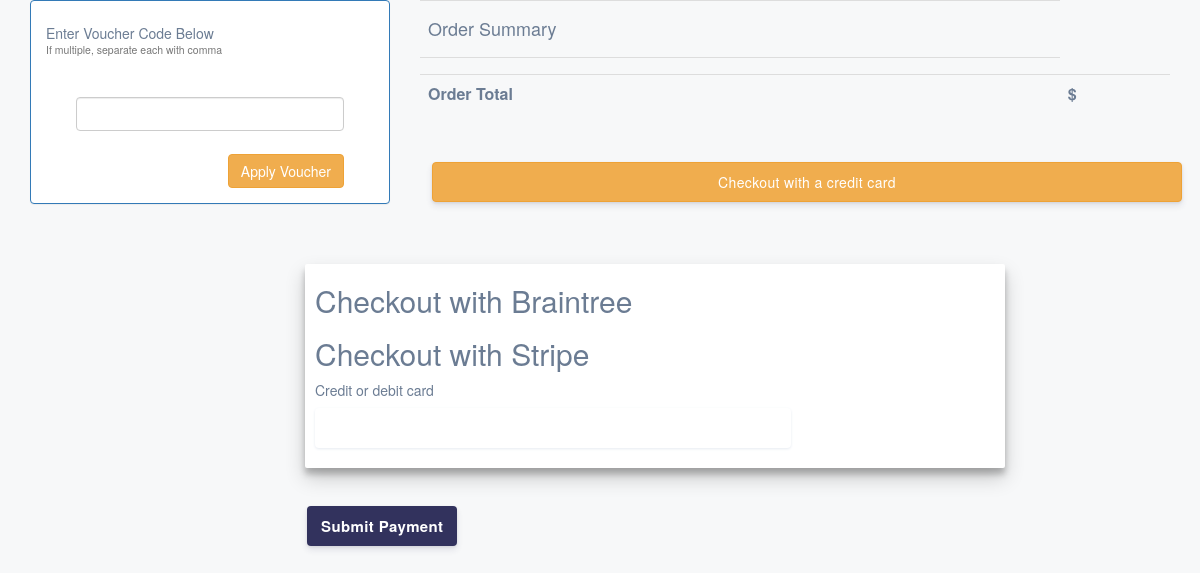
/cart/checkout/ (signed in), run on an earlier commit of the app's database.
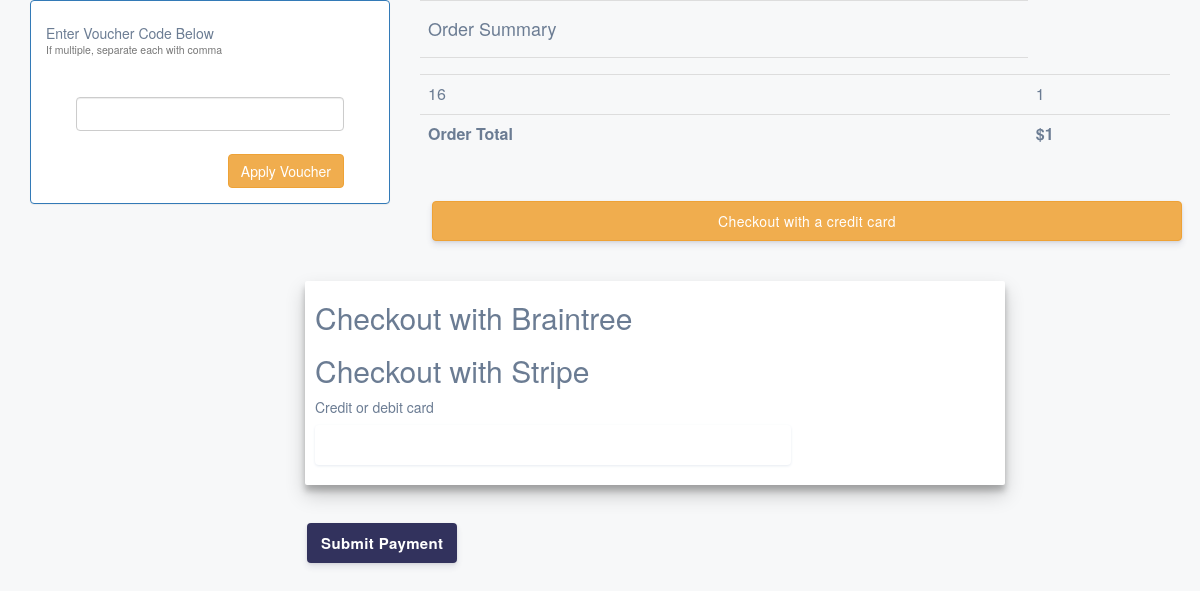
And on a later commit of the database.
### shopping_cart/models.py (models this page shows, shortened)
class OrderItem(models.Model):
    product = models.OneToOneField(Product, on_delete=models.SET_NULL, null=True)
    is_ordered = models.BooleanField(default=False)
    date_added = models.DateTimeField(auto_now=True)
    date_ordered = models.DateTimeField(null=True)
    def __str__(self):
        return '{0}'.format(self.id)

class Order(models.Model):
    ref_code = models.CharField(max_length=15)
    owner = models.ForeignKey(Profile, on_delete=models.SET_NULL, null=True)
    is_ordered = models.BooleanField(default=False)
    items = models.ManyToManyField(OrderItem)
    date_ordered = models.DateTimeField(auto_now=True)
    def get_cart_items(self):
        return self.items.all()
    def get_cart_total(self):
        return sum([item.product.price for item in self.items.all()])

### products/models.py (models this page shows, shortened)
class Product(models.Model):
    country = models.CharField(max_length=50, verbose_name='Страна')
    state = models.CharField(max_length=50, verbose_name='Штат')
    city = models.CharField(max_length=50, verbose_name='Город')
    data = models.CharField(max_length=100, verbose_name='Дата')
    status = models.CharField(max_length=50, verbose_name='Статус')
    number_track = models.CharField(max_length=50, verbose_name='Номер трека')
    price = models.IntegerField()

### shopping_cart/views.py (the view, shortened to what this page needs)
@login_required()
def checkout(request, **kwargs):
    client_token = 1#generate_client_token()
    existing_order = get_user_pending_order(request)
    publishKey = settings.STRIPE_PUBLISHABLE_KEY
    context = {
        'order': existing_order,
        'client_token': client_token,
        'STRIPE_PUBLISHABLE_KEY': publishKey
    }
    return render(request, 'shopping_cart/checkout.html', context)

### shopping_cart/views.py (called while the page is built)
def get_user_pending_order(request):
    user_profile = get_object_or_404(Profile, user=request.user)
    order = Order.objects.filter(owner=user_profile, is_ordered=False)
    if order.exists():
        return order[0]
    return 0

### shopping_cart/templates/shopping_cart/checkout.html (shortened to what this page needs)
{% load static %}
<!DOCTYPE html>
<html lang="en">
<head>
    <link href="https://maxcdn.bootstrapcdn.com/bootstrap/3.3.7/css/bootstrap.min.css" type="text/css" rel="stylesheet">
    <link rel="stylesheet" type="text/css" href="{% static 'css/checkout.css' %}">
</head>
<body>
    <div class="container">
    <section>
      <div class="row" id="tablerow">
      <div class="col-md-4 col-xs-12">
        <div class="panel panel-primary">
          <div class="panel-body">
            <h5>Enter Voucher Code Below<br><small>If multiple, separate each with comma</small></h5>
            <div>
              <form action="." method="post">
                <input type="text"  name="voucher_codes" class="form-control" id="voucher_code" required>
                <br>
                <span>
                  <input type="submit" class="btn btn-warning pull-right" value="Apply Voucher">
                </span>
              </form>
            </div>
          </div>
        </div>
      </div>
      <div class="col-md-8 col-xs-12">
        <table class="table">
          <tr>
            <td><h4>Order Summary</h4></td>
          </tr>
          <tr>
            <td>
              {% for item in order.get_cart_items %}
                <tr>
                  <td>{{ item }}</td>
                  <td>{{ item.product.price }}</td>
                </tr>
              {% endfor %}
            </td>
          </tr>
          <tr>
            <td><strong>Order Total</strong> </td>
            <td> <strong>${{ order.get_cart_total }}</strong></td>
          </tr>
        </table>
        <button onclick="toggleDisplay();" class="btn btn-warning" style="width: 100%;">Checkout with a credit card</button>
      </div>
     </div>
    </section>
<div id="collapseStripe" class="wrapper">
  <form action="." method="post" id="payment-form">
    <div id="checkoutMethods">
      <div style="margin: 10px;">
        <h2>Checkout with Braintree</h2>
        <h2>Checkout with Stripe</h2>
        <div class="form-row">
          <label for="card-element">
            Credit or debit card
          </label>
          <div id="card-element" class="StripeElement StripeElement--empty"><div class="__PrivateStripeElement" style="margin: 0px !important; padding: 0px !important; border: none !important; display: block !important; background: transparent !important; position: relative !important; opacity: 1 !important;"><iframe frameborder="0" allowtransparency="true" scrolling="no" name="__privateStripeFrame3" allowpaymentrequest="true" src="https://js.stripe.com/v3/elements-inner-card-8a434729e4eb82355db4882974049278.html#style[base][color]=%2332325d&amp;style[base][lineHeight]=18px&amp;style[base][fontFamily]=%22Helvetica+Neue%22%2C+Helvetica%2C+sans-serif&amp;style[base][fontSmoothing]=antialiased&amp;style[base][fontSize]=16px&amp;style[base][::placeholder][color]=%23aab7c4&amp;style[invalid][color]=%23fa755a&amp;style[invalid][iconColor]=%23fa755a&amp;componentName=card&amp;wait=false&amp;rtl=false&amp;features[noop]=false&amp;origin=https%3A%2F%2Fstripe.com&amp;referrer=https%3A%2F%2Fstripe.com%2Fdocs%2Fstripe-js%2Felements%2Fquickstart&amp;controllerId=__privateStripeController0" title="Secure payment input frame" style="border: none !important; margin: 0px !important; padding: 0px !important; width: 1px !important; min-width: 100% !important; overflow: hidden !important; display: block !important; height: 18px;"></div></div>
          <div id="card-errors" role="alert"></div>
        </div>
      </div>
    </div>
    <button>Submit Payment</button>
  </form>
  </div>
</div>
</body>
</html>

What changed in the data, as far as the page shows it:
added OrderItem: id "16", product.price "1"
added Order: get_cart_total "1"
